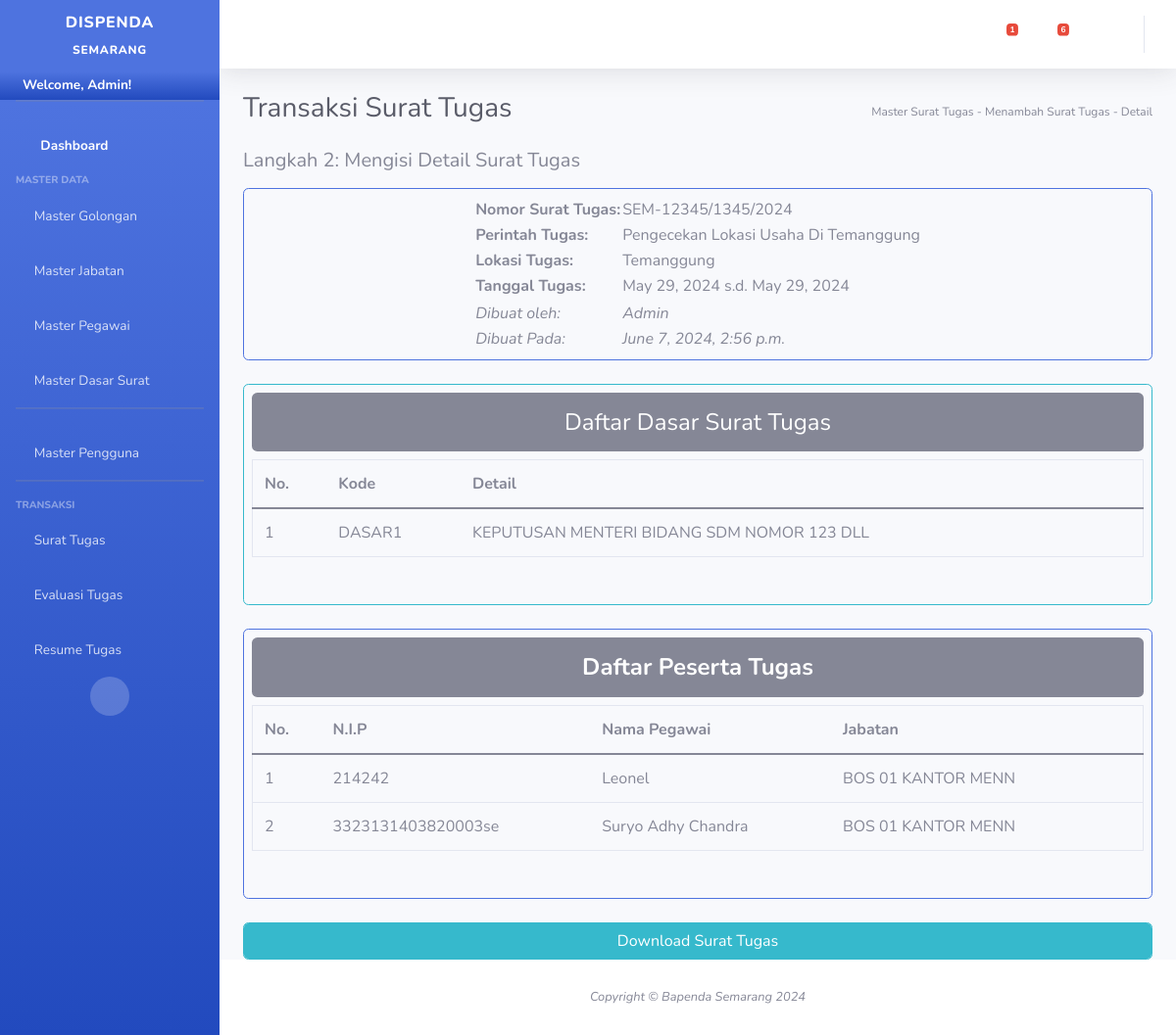
The app's page /surat/add/c452cb7e-9e67-4aa0-bc73-d329d712fda7 (signed in), older data.
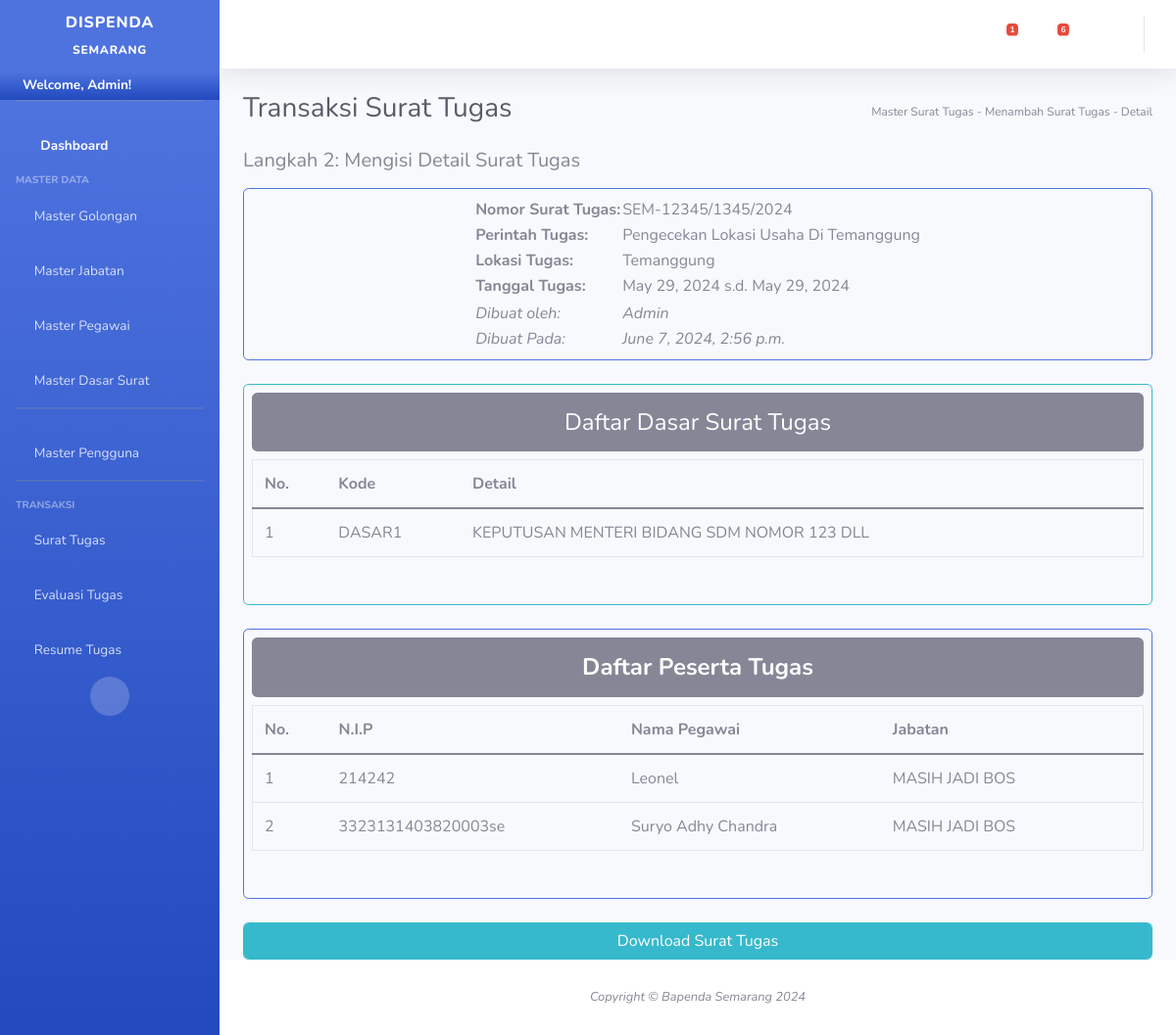
The same page, newer data.
### surat_tugas/models.py (models this page shows, shortened)
class ST_Peserta(models.Model):
    id_surat = models.CharField(max_length=50)
    peserta = models.ForeignKey(MasterPegawai,on_delete=models.RESTRICT)
    updatedAt = models.DateTimeField(auto_now_add=True,null=True)
    updatedBy = models.CharField(max_length=20,blank=True,null=True)
    class Meta:
        unique_together=['id_surat','peserta']

class MasterPegawai(models.Model):
    nik = models.CharField(max_length=50,blank=False,primary_key=True,default="")
    nama = models.CharField(max_length=100,blank=False,null=False)
    kode_jabatan = models.ForeignKey(MasterJabatan,on_delete=models.RESTRICT)
    kode_golongan = models.ForeignKey(MasterGolongan,on_delete=models.RESTRICT)
    updatedAt = models.DateTimeField(auto_now_add=True,null=True)
    is_kepala = models.BooleanField(default=False)
    updatedBy = models.CharField(max_length=20,blank=True,null=True)
    is_update = models.BooleanField(default=False,blank=True,null=True)

class MasterJabatan(models.Model):
    kode_jabatan = models.CharField(max_length=10,primary_key=True,unique=True,blank=True,default="")
    keterangan = models.CharField(max_length=50)
    updatedAt = models.DateTimeField(auto_now_add=True,null=True)
    updatedBy = models.CharField(max_length=20,blank=True,null=True)
    is_update = models.BooleanField(default=False,blank=True,null=True)

### cms/views.py (the view)
# urls.py: path('surat/add/<str:id>',detailSuratTugas,name='detailSuratTugas'),
def detailSuratTugas(request,id):
	if(request.user.is_authenticated != True):
		return HttpResponseRedirect('/auth/')
	try:
		data = TrxSuratTugas.objects.get(id_surat=id)
		list_surat_tugas=ST_DasarTugas.objects.all().filter(id_surat=data)
		list_peserta_tugas=ST_Peserta.objects.all().filter(id_surat=data)
		form_dasar = inputDasarSuratTugas()
		form_peserta = inputPesertaTugas()
		context={
			'form_dasar':form_dasar,
			'form_peserta':form_peserta,
			'list_surat':list_surat_tugas,
			'list_peserta':list_peserta_tugas,
			'menuname':'Transaksi Surat Tugas',
			'pathway':'Master Surat Tugas - Menambah Surat Tugas - Detail',
			'username':request.user.username,
			'id_surat':id,
			'data':data,
			'pending_surat':getPendingSurat(),
			'pending_lhe':getPendingLHE(),
		}
		request.session['status']=""
		return render(request,'master/create_surat_tugas_detail.html',context)
	except Exception as ex:
		print(ex)
		return HttpResponseRedirect('/surat/dis/')

### cms/views.py (called while the page is built)
def getPendingSurat():
	return TrxSuratTugas.objects.all().filter(submit=False)

def getPendingLHE():
	return headerLHE.objects.all().filter(submit=False)

### surat_tugas/models.py (called while the page is built)
    def __str__(self):
        return self.nomor_surat

### templates/master/create_surat_tugas_detail.html (shortened to what this page needs)
{% extends 'base.html'%}
{% load static %}
{% block contents%}
<h5>Langkah 2: Mengisi Detail Surat Tugas</h5>
<div class="p-2 border rounded border-1 my-3 border-primary d-flex justify-content-center">
    <table>
        <tr>
            <th style="min-width:40%">Nomor Surat Tugas:</th>
            <td>{{data.nomor_surat}}</td>
        </tr>
        <tr>
            <th>Perintah Tugas:</th>
            <td>{{data.tujuan|title}}</td>
        </tr>
        <tr>
            <th>Lokasi Tugas:</th>
            <td>{{data.lokasi|title}}</td>
        </tr>
        <tr>
            <th>Tanggal Tugas:</th>
            <td>{{data.tgl_awal_tugas}} s.d. {{data.tgl_akhir_tugas}}</td>
        </tr>
        <tr>
            <td colspan="2"></td>
        </tr>
        <tr>
            <td><i>Dibuat oleh:</i></td>
            <td><i>{{data.updatedBy|title}}</i></td>
        </tr>
        <tr>
            <td><i>Dibuat Pada:</i></td>
            <td><i>{{data.updatedAt}}</i></td>
        </tr>
    </table>
</div>
<div class="p-2 border border-info rounded my-4">
 <p class="w-100 bg-secondary rounded text-white p-3 text-center h4">Daftar Dasar Surat Tugas</p>
 <div class="overflow-auto">
    <table class="table border rounded">
        <thead>
            <th style="min-width:20%">No.</th>
            <th style="min-width:30%">Kode</th>
            <th>Detail</th>
            <th></th>
        </thead>
        {% if list_surat.count == 0%}
        <tr>
            <td colspan="3" class="p-4 text-center small"><i>Belum Ada Dasar Surat Tugas</i></td>
        </tr>
        {% else %}
        {% for surat in list_surat %}
        <tr>
            <td>{{forloop.counter}}</td>
            <td>{{surat.dasar_tugas.kode_dasar}}</td>
            <td>{{surat.dasar_tugas.keterangan}}</td>
            <td>{% if data.submit %}{%else%}<a href="/surat/del/dasar/?id={{id_surat}}&dasar_tugas={{surat.dasar_tugas.kode_dasar}}"><i class="fa fa-trash"></i></a>{%endif%}</td>
        </tr>
        {% endfor%}
        {% endif %}
    </table>
 </div>
 <br>
</div>
<div class="p-2 border border-primary rounded my-4">
 <p class="w-100 bg-secondary text-white p-3 text-center rounded fw-bold h4">Daftar Peserta Tugas</p>
 <div class="overflow-auto">
    <table class="table border rounded">
        <thead>
            <th style="min-width:10%">No.</th>
            <th style="min-width:20%">N.I.P</th>
            <th  style="min-width:40%">Nama Pegawai</th>
            <th style="min-width:30%">Jabatan</th>
            <th></th>
        </thead>
         {% if list_peserta.count == 0%}
        <tr>
            <td colspan="4" class="p-4 text-center small"><i>Belum Ada Peserta Tugas</i></td>
        </tr>
        {% else %}
        {% for peserta in list_peserta %}
        <tr>
            <td>{{forloop.counter}}</td>
            <td>{{peserta.peserta.nik}}</td>
            <td>{{peserta.peserta.nama}}</td>
            <td>{{peserta.peserta.kode_jabatan.keterangan}}</td>
            <td>{% if data.submit %}{%else%}<a href="/surat/del/peserta/?id={{id_surat}}&peserta={{peserta.peserta.nik}}"><i class="fa fa-trash"></i></a>{%endif%}</td>
        </tr>
        {% endfor%}
        {% endif %}
    </table>
 </div>
 <br>
</div>
 <div class="w-100">
{% if data.submit %}
    <button class="form-control btn btn-info" onclick="window.location.href='/surat/export/{{id_surat}}/'"> <i class="fa fa-download" aria-hidden="true"></i> Download Surat Tugas <i class="fa fa-download" aria-hidden="true"></i></button>
{% endif%}
</div>
{% endblock%}

Row changes from the older to the newer data that the page shows:
changed through a linked row, ST_Peserta "Leonel": peserta.kode_jabatan.keterangan "BOS 01 KANTOR MENN" → "MASIH JADI BOS"
changed through a linked row, ST_Peserta "3323131403820003se": peserta.kode_jabatan.keterangan "BOS 01 KANTOR MENN" → "MASIH JADI BOS"
